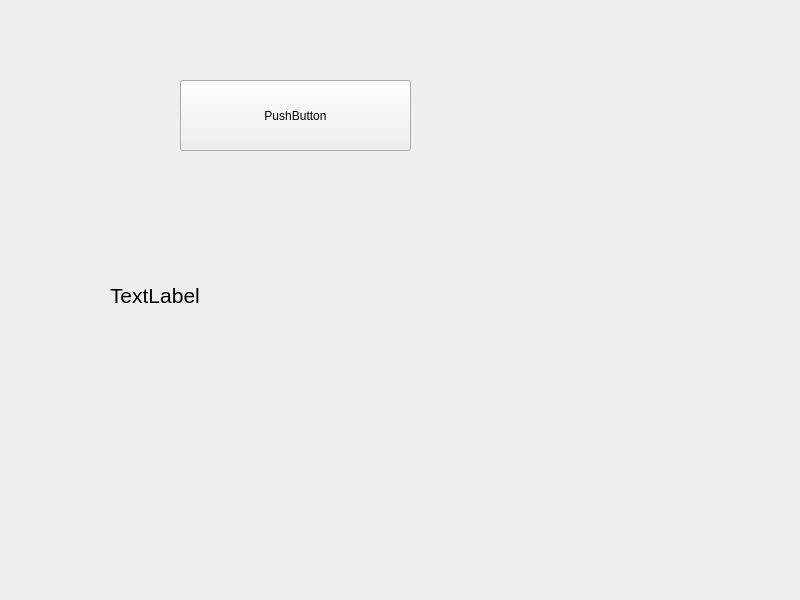
<?xml version="1.0" encoding="UTF-8"?>
<ui version="4.0">
 <class>Widget</class>
 <widget class="QWidget" name="Widget">
  <property name="geometry">
   <rect>
    <x>0</x>
    <y>0</y>
    <width>800</width>
    <height>600</height>
   </rect>
  </property>
  <property name="windowTitle">
   <string>Widget</string>
  </property>
  <widget class="QPushButton" name="pushButton">
   <property name="geometry">
    <rect>
     <x>180</x>
     <y>80</y>
     <width>231</width>
     <height>71</height>
    </rect>
   </property>
   <property name="text">
    <string>PushButton</string>
   </property>
  </widget>
  <widget class="QLabel" name="label">
   <property name="geometry">
    <rect>
     <x>110</x>
     <y>240</y>
     <width>301</width>
     <height>111</height>
    </rect>
   </property>
   <property name="font">
    <font>
     <pointsize>16</pointsize>
    </font>
   </property>
   <property name="text">
    <string>TextLabel</string>
   </property>
  </widget>
 </widget>
 <resources/>
 <connections/>
</ui>
